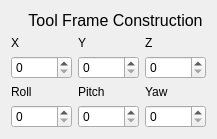
   <widget class="QWidget" name="layoutWidget">
    <property name="geometry">
     <rect>
      <x>40</x>
      <y>160</y>
      <width>217</width>
      <height>127</height>
     </rect>
    </property>
    <layout class="QGridLayout" name="gridLayout">
     <item row="0" column="0" colspan="3">
      <widget class="QLabel" name="label_19">
       <property name="font">
        <font>
         <pointsize>12</pointsize>
        </font>
       </property>
       <property name="text">
        <string>    Tool Frame Construction</string>
       </property>
      </widget>
     </item>
     <item row="1" column="0">
      <widget class="QLabel" name="label_13">
       <property name="text">
        <string>X</string>
       </property>
      </widget>
     </item>
     <item row="1" column="1">
      <widget class="QLabel" name="label_14">
       <property name="text">
        <string>Y</string>
       </property>
      </widget>
     </item>
     <item row="1" column="2">
      <widget class="QLabel" name="label_15">
       <property name="text">
        <string>Z</string>
       </property>
      </widget>
     </item>
     <item row="2" column="0">
      <widget class="QSpinBox" name="spinBox_4"/>
     </item>
     <item row="2" column="1">
      <widget class="QSpinBox" name="spinBox_5"/>
     </item>
     <item row="2" column="2">
      <widget class="QSpinBox" name="spinBox_6"/>
     </item>
     <item row="3" column="0">
      <widget class="QLabel" name="label_17">
       <property name="text">
        <string>Roll</string>
       </property>
      </widget>
     </item>
     <item row="3" column="1">
      <widget class="QLabel" name="label_18">
       <property name="text">
        <string>Pitch</string>
       </property>
      </widget>
     </item>
     <item row="3" column="2">
      <widget class="QLabel" name="label_16">
       <property name="text">
        <string>Yaw</string>
       </property>
      </widget>
     </item>
     <item row="4" column="0">
      <widget class="QSpinBox" name="spinBox_7"/>
     </item>
     <item row="4" column="1">
      <widget class="QSpinBox" name="spinBox_8"/>
     </item>
     <item row="4" column="2">
      <widget class="QSpinBox" name="spinBox_9"/>
     </item>
    </layout>
   </widget>
